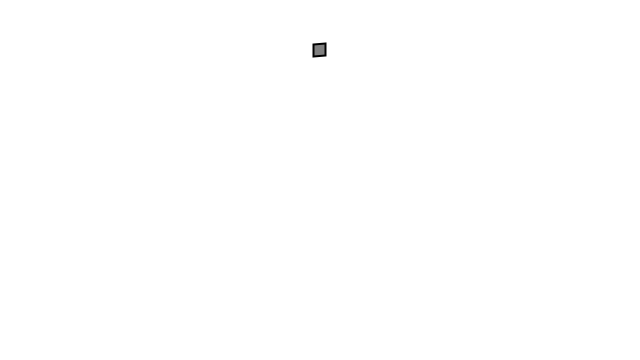
Frame 1 (no input)
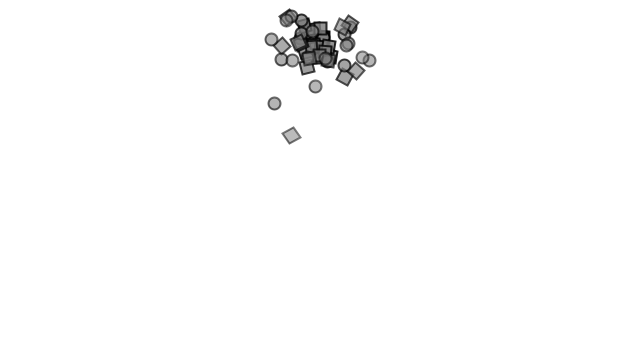
Frame 60 (the mouse pressed at the canvas centre just before this capture)
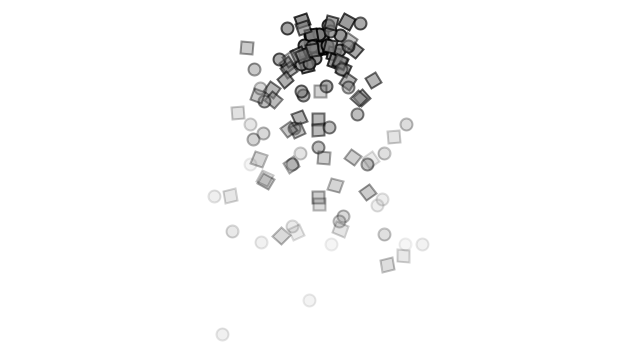
Frame 120 (the mouse held since frame 60 and released just before this capture)

The Processing sketch that drew these frames (run headless with seeded random() and noise(); from frame 60 on, the mouse is pressed at the canvas centre):

// Processing sketch: particle_system_inheritance_and_polymorphism
// ── particle_system_inheritance_and_polymorphism.pde
ParticleSystem ps;

void setup() {
  size(640,360);
  ps = new ParticleSystem(new PVector(width/2,50));
}

void draw() {
  background(255);
  ps.addParticle();
  ps.run();
}
// ── Confetti.pde
class Confetti extends Particle {

  // We could add variables for only Confetti here if we so

  Confetti(PVector l) {
    super(l);
  }

  // Inherits update() from parent

  // Override the display method
  void display() {
    rectMode(CENTER);
    fill(127,lifespan);
    stroke(0,lifespan);
    strokeWeight(2);
    pushMatrix();
    translate(position.x,position.y);
    float theta = map(position.x,0,width,0,TWO_PI*2);
    rotate(theta);
    rect(0,0,12,12);
    popMatrix();
  }
}
// ── Particle.pde
class Particle {
  
  PVector position;
  PVector velocity;
  PVector acceleration;
  float lifespan;

  Particle(PVector l) {
    acceleration = new PVector(0,0.05);
    velocity = new PVector(random(-1,1),random(-2,0));
    position = l.get();
    lifespan = 255.0;
  }

  void run() {
    update();
    display();
  }

  // Method to update position
  void update() {
    velocity.add(acceleration);
    position.add(velocity);
    lifespan -= 2.0;
  }

  // Method to display
  void display() {
    stroke(0,lifespan);
    strokeWeight(2);
    fill(127,lifespan);
    ellipse(position.x,position.y,12,12);
  }
  
  // Is the particle still useful?
  boolean isDead() {
    if (lifespan < 0.0) {
      return true;
    } else {
      return false;
    }
  }
}
// ── ParticleSystem.pde
class ParticleSystem {
  ArrayList<Particle> particles;
  PVector origin;

  ParticleSystem(PVector position) {
    origin = position.get();
    particles = new ArrayList<Particle>();
  }

  void addParticle() {
    float r = random(1);
    if (r < 0.5) { 
      particles.add(new Particle(origin));
    } 
    else {
      particles.add(new Confetti(origin));
    }
  }

  void run() {
    for (int i = particles.size()-1; i >= 0; i--) {
      Particle p = particles.get(i);
      p.run();
      if (p.isDead()) {
        particles.remove(i);
      }
    }
  }
}
